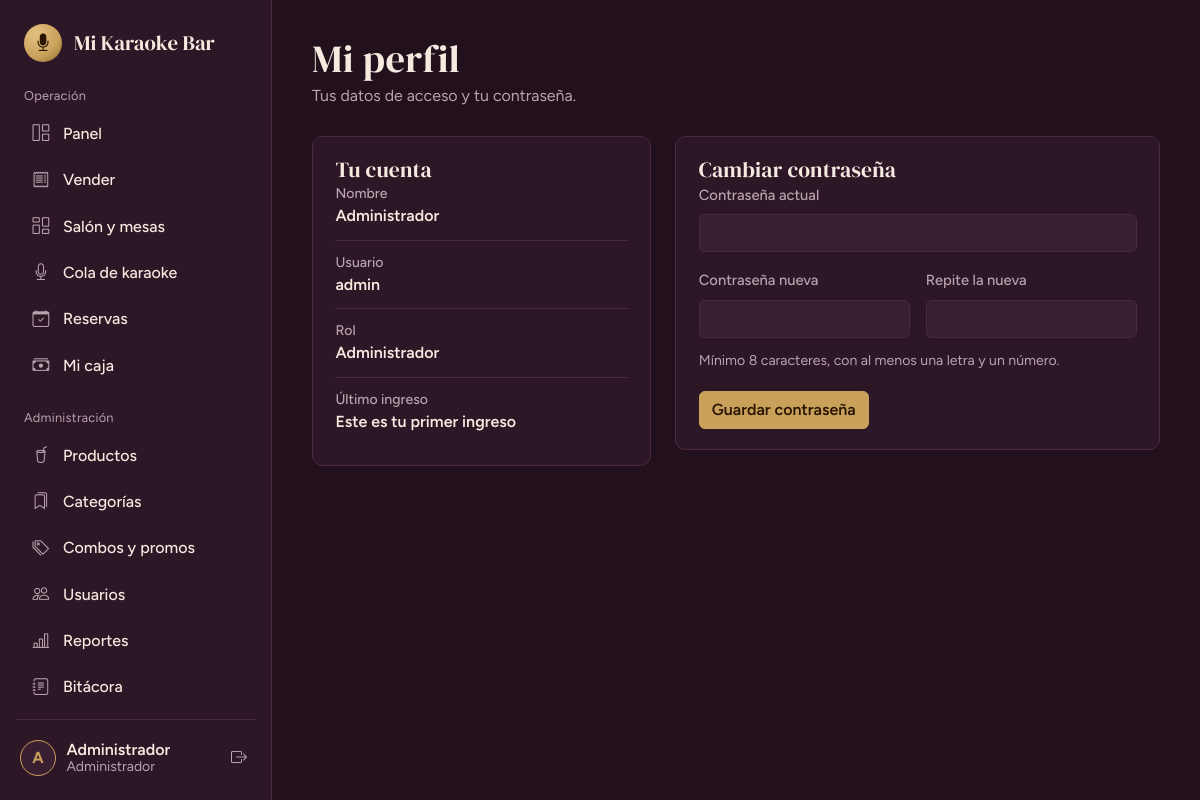
The app's page /perfil (signed in) with its own data.
### tables this page shows
CREATE TABLE IF NOT EXISTS usuarios (
  id          INT UNSIGNED PRIMARY KEY AUTO_INCREMENT,
  rol_id      TINYINT UNSIGNED NOT NULL,
  nombre      VARCHAR(100) NOT NULL,
  usuario     VARCHAR(50)  NOT NULL UNIQUE,
  password    VARCHAR(255) NOT NULL,            
  telefono    VARCHAR(20)  NULL,
  estado      TINYINT(1) NOT NULL DEFAULT 1,    
  ultimo_login DATETIME NULL,
  created_at  TIMESTAMP NOT NULL DEFAULT CURRENT_TIMESTAMP,
  CONSTRAINT fk_usuarios_rol FOREIGN KEY (rol_id) REFERENCES roles(id)
);

### app/core/Controller.php (called while the page is built, shortened)
<?php
abstract class Controller
{
    protected function view(string $view, array $data = [], string $layout = 'main'): void
    {
        extract($data, EXTR_SKIP);
        require APP_PATH . "/views/$view.php";
        $content = ob_get_clean();
        require APP_PATH . "/views/layouts/$layout.php";
    }
    protected function requireAuth(array $roles = []): void
    {
        Auth::refresh();
    }
}

### app/controllers/PerfilController.php (called while the page is built, shortened)
<?php
class PerfilController extends Controller
{
    public function index(): void
    {
        $this->requireAuth();
        $this->view('perfil/index', [
            'title'  => 'Mi perfil',
            'perfil' => Usuario::buscarPorId(Auth::id()),
        ]);
    }
}

### app/core/Router.php (called while the page is built, shortened)
<?php
class Router
{
    public function dispatch(): void
    {
        try {
            $url   = trim((string) ($_GET['url'] ?? ''), '/');
            $parts = $url === '' ? [] : explode('/', $url);
            $c = strtolower($parts[0]);
            $m = $parts[1] ?? ($c === 'auth' ? 'login' : 'index');
            $params = array_slice($parts, 2);
            $obj = new $class();
            $ref = new ReflectionMethod($obj, $m);
            $ref->invokeArgs($obj, $params);
        } catch (AppException $e) {
            (new ErrorController())->show500($e->getMessage());
        } catch (Throwable $e) {
            error_log((string) $e);
            (new ErrorController())->show500(APP_ENV === 'development' ? $e->getMessage() : null);
        }
    }
}

### public/index.php (called while the page is built, shortened)
<?php
require APP_PATH . '/config/config.php';
spl_autoload_register(function (string $class): void {
    foreach (['core', 'controllers', 'models'] as $dir) {
        $file = APP_PATH . "/$dir/$class.php";
        if (is_file($file)) { require $file; return; }
    }
});
require APP_PATH . '/core/helpers.php';
(new Router())->dispatch();

### app/core/Database.php (called while the page is built, shortened)
<?php
class Database
{
    private static ?PDO $pdo = null;
    public static function pdo(): PDO
    {
        if (self::$pdo === null) {
            try {
                $dsn = 'mysql:host=' . DB_HOST . ';dbname=' . DB_NAME . ';charset=utf8mb4';
                self::$pdo = new PDO($dsn, DB_USER, DB_PASS, [
                    PDO::ATTR_ERRMODE            => PDO::ERRMODE_EXCEPTION,
                    PDO::ATTR_DEFAULT_FETCH_MODE => PDO::FETCH_ASSOC,
                    PDO::ATTR_EMULATE_PREPARES   => false,
                ]);
                self::$pdo->exec("SET time_zone = '-05:00'");
            } catch (PDOException $e) {
                error_log('DB connect: ' . $e->getMessage());
                throw new AppException('No se pudo conectar a la base de datos. Revisa que MySQL esté encendido en XAMPP y que hayas importado karaoke_bar.sql.');
            }
        }
        return self::$pdo;
    }
    public static function all(string $sql, array $params = []): array
    {
        $st = self::pdo()->prepare($sql);
        $st->execute($params);
        return $st->fetchAll();
    }
    public static function one(string $sql, array $params = []): ?array
    {
        $st = self::pdo()->prepare($sql);
        $st->execute($params);
        $row = $st->fetch();
        return $row === false ? null : $row;
    }
}

### app/models/Usuario.php (called while the page is built, shortened)
<?php
class Usuario
{
    public static function buscarPorId(int $id): ?array
    {
        return Database::one(
            'SELECT u.*, r.nombre AS rol FROM usuarios u JOIN roles r ON r.id = u.rol_id WHERE u.id = ? LIMIT 1',
            [$id]
        );
    }
}

### app/core/helpers.php (called while the page is built, shortened)
<?php
function e(mixed $v): string { return htmlspecialchars((string) $v, ENT_QUOTES | ENT_SUBSTITUTE, 'UTF-8'); }
function url(string $path = ''): string { return BASE_URL . '/' . ltrim($path, '/'); }

### app/models/Config.php (called while the page is built, shortened)
<?php
class Config
{
    private static ?array $cache = null;
    public static function get(string $clave, string $default = ''): string
    {
        if (self::$cache === null) {
            try {
                self::$cache = array_column(Database::all('SELECT clave, valor FROM configuracion'), 'valor', 'clave');
            } catch (Throwable $e) {
                self::$cache = [];
            }
        }
        return self::$cache[$clave] ?? $default;
    }
}

### app/config/menu.php (called while the page is built)
<?php
return [
  ['grupo' => 'Operación', 'items' => [
    ['label' => 'Panel',            'icon' => 'bi-grid-1x2',      'route' => 'dashboard', 'roles' => ['admin','cajero'], 'ready' => true],
    ['label' => 'Vender',           'icon' => 'bi-receipt',       'route' => 'ventas',    'roles' => ['admin','cajero'], 'ready' => true],
    ['label' => 'Salón y mesas',    'icon' => 'bi-columns-gap',   'route' => 'mesas',     'roles' => ['admin','cajero'], 'ready' => true],
    ['label' => 'Cola de karaoke',  'icon' => 'bi-mic',           'route' => 'cola',      'roles' => ['admin','cajero'], 'ready' => true],
    ['label' => 'Reservas',         'icon' => 'bi-calendar-check','route' => 'reservas',  'roles' => ['admin','cajero'], 'ready' => true],
    ['label' => 'Mi caja',          'icon' => 'bi-cash-stack',    'route' => 'caja',      'roles' => ['admin','cajero'], 'ready' => true],
  ]],
  ['grupo' => 'Administración', 'items' => [
    ['label' => 'Productos',        'icon' => 'bi-cup-straw',     'route' => 'productos', 'roles' => ['admin'], 'ready' => true],
    ['label' => 'Categorías',       'icon' => 'bi-bookmarks',     'route' => 'categorias','roles' => ['admin'], 'ready' => true],
    ['label' => 'Combos y promos',  'icon' => 'bi-tags',          'route' => 'combos',    'roles' => ['admin'], 'ready' => true],
    ['label' => 'Usuarios',         'icon' => 'bi-people',        'route' => 'usuarios',  'roles' => ['admin'], 'ready' => true],
    ['label' => 'Reportes',         'icon' => 'bi-bar-chart-line','route' => 'reportes',  'roles' => ['admin'], 'ready' => true],
    ['label' => 'Bitácora',         'icon' => 'bi-journal-text',  'route' => 'bitacora',  'roles' => ['admin'], 'ready' => true],
    ['label' => 'Configuración',    'icon' => 'bi-gear',          'route' => 'configuracion', 'roles' => ['admin'], 'ready' => true],
  ]],
];

### app/core/Auth.php (called while the page is built, shortened)
<?php
class Auth
{
    public static function user(): ?array { return $_SESSION['user'] ?? null; }
    public static function id(): int { return (int) ($_SESSION['user']['id'] ?? 0); }
    public static function role(): string { return (string) ($_SESSION['user']['rol'] ?? ''); }
    public static function is(string ...$roles): bool { return in_array(self::role(), $roles, true); }
    public static function refresh(): void
    {
        $u = Usuario::buscarPorId(self::id());
    }
}

### app/views/perfil/index.php (the view, shortened to what this page needs)
<header class="page-head">
  <h1>Mi perfil</h1>
  <p>Tus datos de acceso y tu contraseña.</p>
</header>
<div class="row g-4">
  <div class="col-lg-5">
    <section class="panel">
      <h2 class="panel__title">Tu cuenta</h2>
      <dl class="data-list">
        <div><dt>Nombre</dt><dd><?= e($perfil['nombre']) ?></dd></div>
        <div><dt>Usuario</dt><dd><?= e($perfil['usuario']) ?></dd></div>
        <div><dt>Rol</dt><dd><?= $perfil['rol'] === 'admin' ? 'Administrador' : 'Cajero' ?></dd></div>
        <div><dt>Último ingreso</dt><dd><?= $perfil['ultimo_login'] ? e(fecha_larga(strtotime($perfil['ultimo_login'])) . ', ' . hora12($perfil['ultimo_login'])) : 'Este es tu primer ingreso' ?></dd></div>
      </dl>
    </section>
  </div>
  <div class="col-lg-7">
    <section class="panel">
      <h2 class="panel__title">Cambiar contraseña</h2>
      <form method="post" action="<?= url('perfil/password') ?>" autocomplete="off">
        <div class="mb-3">
          <label class="form-label" for="actual">Contraseña actual</label>
          <input type="password" class="form-control" id="actual" name="actual" required>
        </div>
        <div class="row g-3">
          <div class="col-md-6">
            <label class="form-label" for="nueva">Contraseña nueva</label>
            <input type="password" class="form-control" id="nueva" name="nueva" minlength="8" required>
          </div>
          <div class="col-md-6">
            <label class="form-label" for="repetir">Repite la nueva</label>
            <input type="password" class="form-control" id="repetir" name="repetir" minlength="8" required>
          </div>
        </div>
        <p class="form-hint">Mínimo 8 caracteres, con al menos una letra y un número.</p>
        <button class="btn btn-brass" type="submit">Guardar contraseña</button>
      </form>
    </section>
  </div>
</div>

### app/views/layouts/main.php (shortened to what this page needs)
<?php
$menu  = require APP_PATH . '/config/menu.php';
$user  = Auth::user();
$local = Config::get('nombre_local', 'Karaoke Bar');
$inicial = mb_strtoupper(mb_substr($user['nombre'] ?? '?', 0, 1));
?>
<!doctype html>
<html lang="es" data-bs-theme="dark">
<head>
  <?php include APP_PATH . '/views/layouts/_head.php'; ?>
</head>
<body>
<div class="shell">
  <aside class="sidebar offcanvas-lg offcanvas-start" tabindex="-1" id="sidebar" aria-label="Menú principal">
    <div class="sidebar__brand">
      <span class="brand-mark"><i class="bi bi-mic-fill"></i></span>
      <span class="brand-name"><?= e($local) ?></span>
    </div>
    <nav class="sidebar__nav">
      <?php foreach ($menu as $grupo):
          $items = array_filter($grupo['items'], fn($i) => in_array(Auth::role(), $i['roles'], true));
          if (!$items) continue; ?>
        <p class="nav-group"><?= e($grupo['grupo']) ?></p>
        <?php foreach ($items as $i):
            $activo = Router::$controller === $i['route']; ?>
          <?php if ($i['ready']): ?>
            <a class="nav-item-link<?= $activo ? ' is-active' : '' ?>" href="<?= url($i['route']) ?>"<?= $activo ? ' aria-current="page"' : '' ?>>
              <i class="bi <?= e($i['icon']) ?>"></i><span><?= e($i['label']) ?></span>
            </a>
          <?php else: ?>
            <span class="nav-item-link is-soon" aria-disabled="true">
              <i class="bi <?= e($i['icon']) ?>"></i><span><?= e($i['label']) ?></span><small>Pronto</small>
            </span>
          <?php endif; ?>
        <?php endforeach; ?>
      <?php endforeach; ?>
    </nav>
    <div class="sidebar__user">
      <a class="user-chip" href="<?= url('perfil') ?>" title="Mi perfil">
        <span class="avatar"><?= e($inicial) ?></span>
        <span class="user-chip__text">
          <strong><?= e($user['nombre']) ?></strong>
          <small><?= Auth::is('admin') ? 'Administrador' : 'Cajero' ?></small>
        </span>
      </a>
      <form method="post" action="<?= url('auth/logout') ?>" data-confirm="¿Cerrar sesión?" data-confirm-button="Sí, salir">
        <button class="btn btn-icon" type="submit" title="Cerrar sesión" aria-label="Cerrar sesión"><i class="bi bi-box-arrow-right"></i></button>
      </form>
    </div>
  </aside>
  <main class="content">
    <?= $content ?>
  </main>
</div>
</body>
</html>

### public/assets/css/app.css (style rules this page uses)
:root { --bg: #22101C; --surface: #2D1626; --surface-2: #3A1E31; --line: #4A2A3F; --text: #F4EADF; --muted: #B9A3AE; --brass: #C9A15B; --brass-hi: #E3C07F; --libre: #7FB89A; --ocupada: #F2668B; --reservada: #A58BD6; --danger: #E5604D; --radius: 10px; --font-display: "DM Serif Display", Georgia, serif; --font-ui: "Figtree", system-ui, -apple-system, "Segoe UI", sans-serif; }
[data-bs-theme="dark"] { --bs-body-bg: var(--bg); --bs-body-color: var(--text); --bs-body-font-family: var(--font-ui); --bs-border-color: var(--line); --bs-secondary-color: var(--muted); --bs-link-color: var(--brass); --bs-link-hover-color: var(--brass-hi); }
body { background: var(--bg); color: var(--text); font-family: var(--font-ui); }
h1, h2, h3 { font-family: var(--font-display); font-weight: 400; letter-spacing: .01em; }
.btn-brass { background: var(--brass); border-color: var(--brass); color: #2A1500; font-weight: 600; }
.btn-icon { background: transparent; border: 0; color: var(--muted); padding: .35rem .5rem; }
.form-label { color: var(--muted); font-weight: 500; font-size: .92rem; }
.form-control { background: var(--surface-2); border-color: var(--line); color: var(--text); }
.form-hint { color: var(--muted); font-size: .88rem; margin: .75rem 0 1.25rem; }
.shell { min-height: 100vh; }
.content { padding: 1.75rem 1.25rem 3rem; max-width: 1280px; }
.sidebar { --bs-offcanvas-width: 280px; background: var(--surface) !important; border-right: 1px solid var(--line) !important; display: flex; flex-direction: column; padding: 1.25rem 1rem; }
@media (min-width: 992px) { .shell { display: grid; grid-template-columns: 272px minmax(0, 1fr); } }
@media (min-width: 992px) { .sidebar { position: sticky; top: 0; height: 100vh; width: auto !important; } }
@media (min-width: 992px) { .content { padding: 2.25rem 2.5rem 3rem; } }
.sidebar__brand { display: flex; align-items: center; gap: .75rem; padding: .25rem .5rem 1.5rem; }
.brand-mark { display: inline-grid; place-items: center; width: 38px; height: 38px; border-radius: 50%; background: radial-gradient(circle at 30% 25%, var(--brass-hi), var(--brass) 60%, #8D6A2E); color: #2A1500; font-size: 1.1rem; flex: none; }
.brand-name { font-family: var(--font-display); font-size: 1.3rem; line-height: 1.1; }
.sidebar__nav { flex: 1; overflow-y: auto; }
.nav-group { margin: 1.25rem .5rem .4rem; font-size: .8rem; color: var(--muted); letter-spacing: .02em; }
.nav-group:first-child { margin-top: 0; }
.nav-item-link { display: flex; align-items: center; gap: .75rem; padding: .6rem .75rem; margin-bottom: 2px; border-radius: 8px; color: var(--text); text-decoration: none; font-weight: 500; border-left: 3px solid transparent; }
.nav-item-link i { font-size: 1.05rem; color: var(--muted); width: 1.25rem; text-align: center; }
.sidebar__user { display: flex; align-items: center; gap: .5rem; padding-top: 1rem; border-top: 1px solid var(--line); }
.user-chip { flex: 1; display: flex; align-items: center; gap: .65rem; min-width: 0; text-decoration: none; color: var(--text); padding: .25rem; border-radius: 8px; }
.avatar { display: grid; place-items: center; width: 36px; height: 36px; border-radius: 50%; background: var(--surface-2); border: 1px solid var(--brass); color: var(--brass); font-weight: 700; flex: none; }
.user-chip__text { display: flex; flex-direction: column; min-width: 0; line-height: 1.2; }
.user-chip__text strong { font-weight: 600; white-space: nowrap; overflow: hidden; text-overflow: ellipsis; }
.user-chip__text small { color: var(--muted); }
.page-head { margin-bottom: 1.75rem; }
.page-head h1 { font-size: clamp(1.9rem, 3.2vw, 2.6rem); margin: 0 0 .15rem; }
.page-head p { color: var(--muted); margin: 0; }
.panel { background: var(--surface); border: 1px solid var(--line); border-radius: var(--radius); padding: 1.25rem 1.4rem; }
.panel__title { font-size: 1.35rem; margin: 0; }
.data-list { margin: 0; }
.data-list div { display: flex; flex-direction: column; padding: .7rem 0; border-top: 1px solid var(--line); }
.data-list div:first-child { border-top: 0; padding-top: 0; }
.data-list dt { color: var(--muted); font-weight: 500; font-size: .88rem; }
.data-list dd { margin: 0; font-weight: 600; }
.form-control::placeholder { color: #8c7683; }

### records on screen
usuarios: nombre "A", nombre "Administrador", usuario "admin"

### other values on screen
$local "Mi Karaoke Bar"
$grupo['grupo'] "Operación"
$i['label'] "Panel"
$i['label'] "Vender"
$i['label'] "Salón y mesas"
$i['label'] "Cola de karaoke"
$i['label'] "Reservas"
$i['label'] "Mi caja"
$grupo['grupo'] "Administración"
$i['label'] "Productos"
$i['label'] "Categorías"
$i['label'] "Combos y promos"
$i['label'] "Usuarios"
$i['label'] "Reportes"
$i['label'] "Bitácora"
